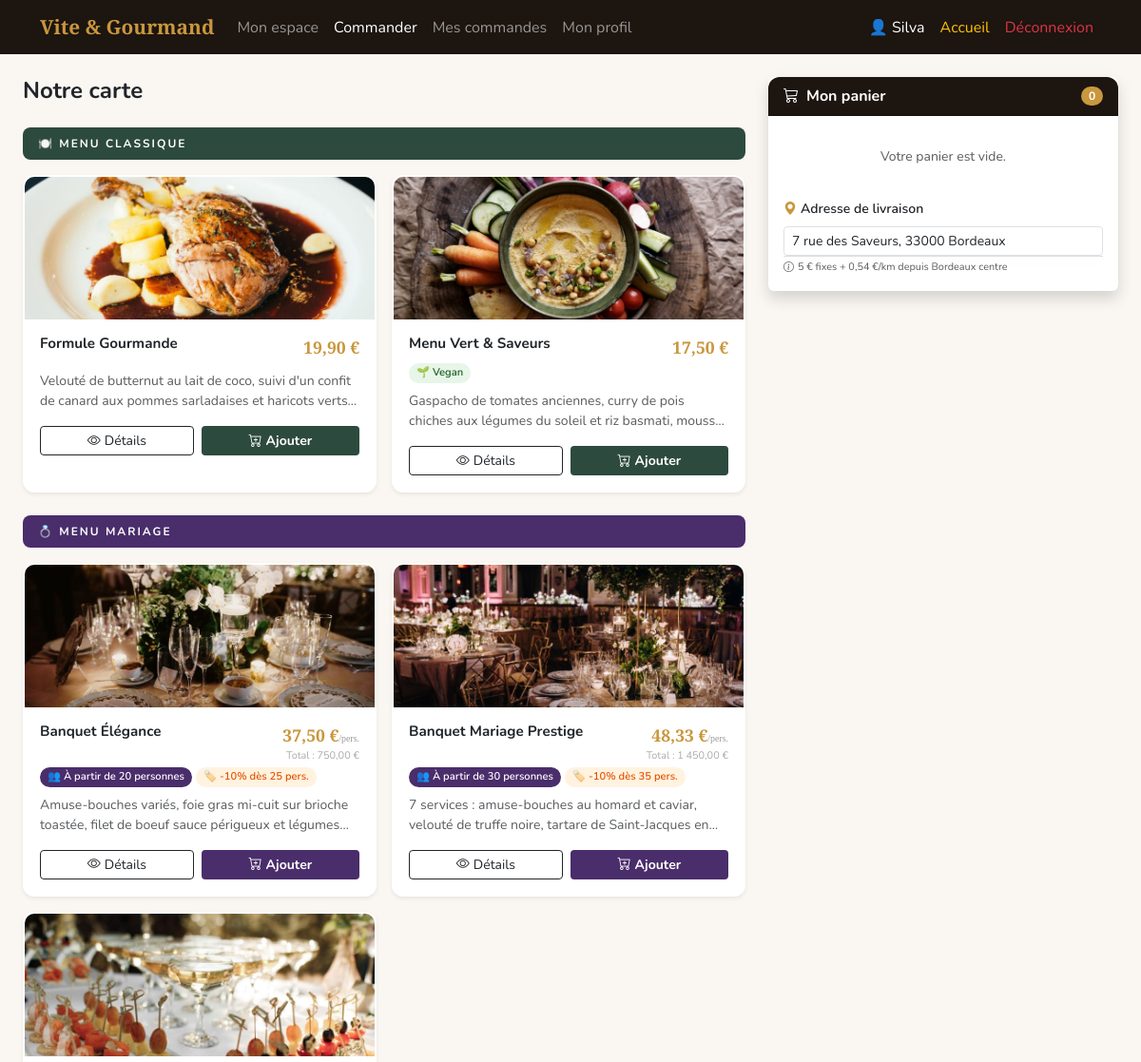
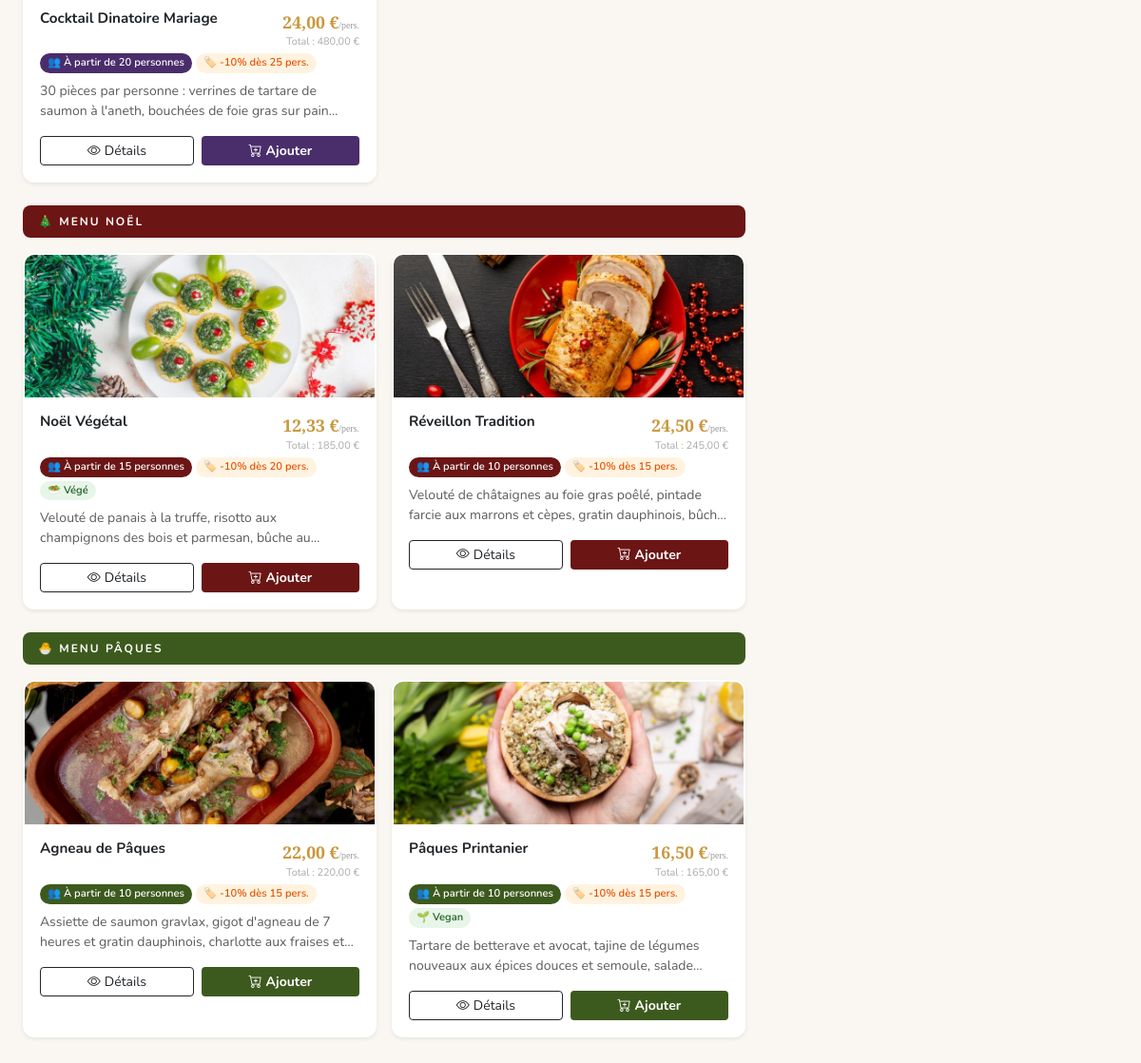
The page /user/menu.php (signed in) on the database its author committed (2 pictures, top to bottom).
### tables this page shows
CREATE TABLE `menus` (
  `id` int(11) NOT NULL,
  `nom` varchar(200) NOT NULL,
  `description` text DEFAULT NULL,
  `prix` decimal(10,2) NOT NULL,
  `categorie` varchar(100) NOT NULL,
  `disponible` tinyint(1) DEFAULT 1,
  `image_url` text DEFAULT '',
  `allergenes` text DEFAULT '',
  `regime` varchar(200) DEFAULT '',
  `personnes_min` int(11) DEFAULT 1,
  `created_at` datetime DEFAULT current_timestamp()
);

CREATE TABLE `users` (
  `id` int(11) NOT NULL,
  `nom` varchar(25) NOT NULL,
  `email` varchar(25) NOT NULL,
  `password` varchar(100) NOT NULL,
  `role` enum('admin','employee','client') NOT NULL DEFAULT 'client',
  `prenom` varchar(25) DEFAULT NULL,
  `telephone` varchar(15) DEFAULT NULL,
  `adresse` text DEFAULT '',
  `created_at` datetime DEFAULT current_timestamp()
);

### user/menu.php (the view, shortened to what this page needs)
<?php
include '../include/db.php';
$menus = $pdo->query("
    SELECT *
    FROM menus
    WHERE disponible = 1
    ORDER BY categorie, nom
")->fetchAll();
$by_cat = [];
foreach ($menus as $m) {
    $by_cat[$m['categorie']][] = $m;
}
$user = $pdo->prepare("SELECT adresse FROM users WHERE id = ?");
$user->execute([$_SESSION['user_id']]);
$adresse_client = $user->fetchColumn() ?? '';
$cat_style = [
    'Menu Classique' => ['🍽️', '#2D4A3E'],
    'Menu Noël'      => ['🎄', '#6B1515'],
    'Menu Pâques'    => ['🐣', '#3D5A1E'],
    'Menu Mariage'   => ['💍', '#4A2D6B'],
];
?>
<!DOCTYPE html>
<html lang="fr">
<head>
    <link rel="stylesheet" href="https://cdn.jsdelivr.net/npm/bootstrap@5.3.0/dist/css/bootstrap.min.css">
    <link rel="stylesheet" href="https://cdn.jsdelivr.net/npm/bootstrap-icons@1.11.0/font/bootstrap-icons.css">
    <link rel="stylesheet" href="../css/global.css">
    <link rel="stylesheet" href="../css/espace.css">
</head>
<body>
<?php include '../include/partials/user_nav.php'; ?>
    <div class="container-fluid py-4 px-3 px-lg-4">
        <div class="row g-4">
             <div class="col-lg-7 col-xl-8">
                <h4 class="fw-bold mb-4">Notre carte</h4>
                    <?php foreach ($by_cat as $cat => $items): ?>
                    <?php
                    $cs = $cat_style[$cat] ?? ['🍽️', '#2D4A3E'];
                    ?>
                <div class="cat-header" style="background: <?= $cs[1]?>;">
                    <?= $cs[0] ?> <?= htmlspecialchars($cat) ?>
                </div>
                <div class="row g-3 mb-4">
                    <?php foreach ($items as $m): ?>
                        <?php
                        $pers = (int)($m['personnes_min'] ?? 1);
                        $ppp  = $pers > 1 ? round($m['prix'] / $pers, 2) : null;
                        $rgs  = array_filter(array_map('trim', explode(',', $m['regime']    ?? '')));
                            ?>
                    <div class="col-md-6">
                        <div class="menu-card shadow-sm h-100">
                            <?php if (!empty($m['image_url'])): ?>
                                <img src="/viteetgourmand/<?= htmlspecialchars($m['image_url']) ?>" class="menu-img" alt="<?= htmlspecialchars($m['nom'])  ?>"loading="lazy">
                            <?php else: ?>
                            <div class="menu-img-ph" style="background:<?= $cs[1] ?>;"><?= $cs[0] ?></div>
                            <?php endif; ?>
                            <div class="p-3">
                                <div class="d-flex justify-content-between align-items-start gap-2 mb-1">
                                    <div class="fw-bold" style="line-height:1.3;font-size:.95rem;">
                                        <?= htmlspecialchars($m['nom']) ?>
                                    </div>
                                    <div class="text-end flex-shrink-0">
                                        <?php if ($ppp): ?>
                                        <div class="prix-tag"><?= number_format($ppp, 2, ',', ' ') ?> €<span style="font-size:.62rem;font-weight:400;color:#999;">/pers.</span></div>
                                        <div style="font-size:.68rem;color:#aaa;">Total : <?= number_format($m['prix'], 2, ',', ' ') ?> €</div>
                                        <?php else: ?>
                                        <div class="prix-tag"><?= number_format($m['prix'], 2, ',', ' ') ?> €</div>
                                        <?php endif; ?>
                                    </div>
                                </div>
                                <div class="d-flex flex-wrap gap-1 mb-2">
                                    <?php if ($pers > 1): ?>
                                    <span class="pers-tag" style="background:<?= $cs[1] ?>;color:#fff;">
                                    👥 À partir de <?= $pers ?> personnes
                                    </span>
                                    <span class="pers-tag" style="background:#FFF3E0;color:#E65100;" title="-10% si vous commandez pour <?= $pers + 5 ?> personnes ou plus">
                                    🏷️ -10% dès <?= $pers + 5 ?> pers.
                                    </span>
                                    <?php endif; ?>
                                    <?php if (in_array('vegan', $rgs)): ?>
                                    <span class="pers-tag" style="background:#E8F5E9;color:#1B5E20;">🌱 Vegan</span>
                                    <?php elseif (in_array('vegetarien', $rgs)): ?>
                                    <span class="pers-tag" style="background:#E8F5E9;color:#1B5E20;">🥗 Végé</span>
                                    <?php endif; ?>
                                </div>
                                <p class="text-muted small mb-3" style="display:-webkit-box;-webkit-line-clamp:2;-webkit-box-orient:vertical;overflow:hidden;line-height:1.5;">
                                    <?= htmlspecialchars($m['description']) ?>
                                </p>
                                <div class="d-flex gap-2">
                                    <button class="btn btn-outline-dark btn-sm flex-grow-1 btn-detail"
                                            data-id="<?= $m['id'] ?>"
                                            data-nom="<?= htmlspecialchars($m['nom'], ENT_QUOTES) ?>"
                                            data-desc="<?= htmlspecialchars($m['description'], ENT_QUOTES) ?>"
                                            data-prix="<?= number_format($m['prix'], 2, ',', ' ') ?>"
                                            data-ppp="<?= $ppp ? number_format($ppp, 2, ',', ' ') : '' ?>"
                                            data-pers="<?= $pers ?>"
                                            data-cat="<?= htmlspecialchars($cat, ENT_QUOTES) ?>"
                                            data-img="<?= htmlspecialchars('/viteetgourmand/' . ($m['image_url'] ?? ''), ENT_QUOTES) ?>"
                                            data-allergens="<?= htmlspecialchars($m['allergenes'] ?? '', ENT_QUOTES) ?>"
                                            data-regimes="<?= htmlspecialchars($m['regime'] ?? '', ENT_QUOTES) ?>"
                                            data-color="<?= $cs[1] ?>"
                                            data-emoji="<?= $cs[0] ?>">
                                    <i class="bi bi-eye me-1"></i>Détails
                                    </button>
                                    <button class="btn fw-bold text-white btn-add btn-sm flex-grow-1"
                                            data-id="<?= $m['id'] ?>"
                                            data-pmin="<?= $pers ?>"
                                            style="background:<?= $cs[1] ?>;">
                                    <i class="bi bi-cart-plus me-1"></i>Ajouter
                                    </button>
                                </div>
                            </div>
                        </div>
                    </div>
                        <?php endforeach; ?>
                </div>
                        <?php endforeach; ?>
             </div>
            <div class="col-lg-4">
                <div class="cart-panel">
                    <div class="card border-0 shadow">
                        <div class="card-header d-flex justify-content-between align-items-center" style="background: var(--dark);
                            color:#fff;border-radius:12px 12px 0 0;">
                            <span class="fw-bold"><i class="bi bi-cart3 me-2"></i>Mon panier</span>
                            <span class="badge rounded-pill" style="background:var(--gold);" id="cart-count">0</span>
                        </div>
                        <div class="card-body px-3 py-3">
                            <div id="cart-items">
                            </div>
                            <div class="mt-3">
                                <label class="form-label fw-semibold small">
                                    <i class="bi bi-geo-alt-fill me-1" style="color:var(--gold);"></i>Adresse de livraison
                                </label>
                            <div class="liv-input-wrap" style="position:relative;">
                                <input type="text" id="adresse-input" class="form-control form-control-sm"
                                    placeholder="Ex : 5 rue de la Paix, Bordeaux"
                                    value="<?= htmlspecialchars($adresse_client) ?>"
                                    autocomplete="off">
                                <div id="adresse-suggestions"></div>
                            </div>
                                <div class="text-muted" style="font-size:.68rem;margin-top:.25rem;">
                                    <i class="bi bi-info-circle me-1"></i>5 € fixes + 0,54 €/km depuis Bordeaux centre
                                </div>
                            </div>
                        </div>
                    </div>
                </div>
            </div>
        </div>
    </div>
</body>
</html>

### css/global.css (style rules this page uses)
:root { --gold: #C9973D; --warm: #8B6914; --dark: #1C1510; --dark2: #2D1F14; --cream: #FAF7F2; }
body { font-family: 'Nunito', sans-serif; background: var(--cream); }

### css/espace.css (style rules this page uses)
.cart-panel { position: sticky; top: 72px; }
.menu-card { border: 2px solid transparent; border-radius: 12px; transition: .2s; background: #fff; overflow: hidden; }
.menu-img { height: 150px; object-fit: cover; width: 100%; }
.prix-tag { font-family: 'Playfair Display', serif; color: var(--gold); font-weight: 700; font-size: 1.1rem; }
.pers-tag { font-size: .7rem; border-radius: 50px; padding: 2px 8px; font-weight: 600; }
.cat-header { font-size: .75rem; letter-spacing: 2px; text-transform: uppercase; font-weight: 700; padding: .5rem 1rem; border-radius: 8px; color: #fff; margin-bottom: 1rem; }
.liv-input-wrap { position: relative; }
#adresse-suggestions { position: absolute; z-index: 200; background: #fff; border: 1px solid #ddd; border-top: none; border-radius: 0 0 8px 8px; width: 100%; max-height: 200px; overflow-y: auto; box-shadow: 0 4px 12px rgba(0,0,0,.1); }

### rows shown on the page
menus: image_url (picture), nom "Formule Gourmande", prix "19,90", description "Velouté de butternut au lait de coco, suivi d'un confit de canard aux pommes sarladaises et haricots…"
menus: image_url (picture), nom "Menu Vert & Saveurs", prix "17,50", shows "🌱 Vegan", description "Gaspacho de tomates anciennes, curry de pois chiches aux légumes du soleil et riz basmati,…"
menus: image_url (picture), nom "Banquet Élégance", ppp "37,50", prix "750,00", personnes_min "20", $pers + 5 "25", description "Amuse-bouches variés, foie gras mi-cuit sur brioche toastée, filet de boeuf sauce périgueux et…"
menus: image_url (picture), nom "Banquet Mariage Prestige", ppp "48,33", prix "1 450,00", personnes_min "30", $pers + 5 "35", description "7 services : amuse-bouches au homard et caviar, velouté de truffe noire, tartare de Saint-Jacques…"
menus: image_url (picture), nom "Cocktail Dinatoire Mariage", ppp "24,00", prix "480,00", personnes_min "20", $pers + 5 "25", description "30 pièces par personne : verrines de tartare de saumon à l'aneth, bouchées de foie gras sur…"
menus: image_url (picture), nom "Noël Végétal", ppp "12,33", prix "185,00", personnes_min "15", $pers + 5 "20", regime "🥗 Végé", description "Velouté de panais à la truffe, risotto aux champignons des bois et parmesan, bûche…"
menus: image_url (picture), nom "Réveillon Tradition", ppp "24,50", prix "245,00", personnes_min "10", $pers + 5 "15", description "Velouté de châtaignes au foie gras poêlé, pintade farcie aux marrons et cèpes, gratin dauphinois,…"
menus: image_url (picture), nom "Agneau de Pâques", ppp "22,00", prix "220,00", personnes_min "10", $pers + 5 "15", description "Assiette de saumon gravlax, gigot d'agneau de 7 heures et gratin dauphinois, charlotte aux fraises…"
menus: image_url (picture), nom "Pâques Printanier", ppp "16,50", prix "165,00", personnes_min "10", $pers + 5 "15", regime "🌱 Vegan", description "Tartare de betterave et avocat, tajine de légumes nouveaux aux épices douces et semoule,…"
users: adresse "7 rue des Saveurs, 33000 Bordeaux"

### other values the page prints
$_SESSION['nom'] "Silva"
$cs[0] "🍽️"
$cat "MENU CLASSIQUE"
$cs[0] "💍"
$cat "MENU MARIAGE"
$cs[0] "🎄"
$cat "MENU NOËL"
$cs[0] "🐣"
$cat "MENU PÂQUES"
